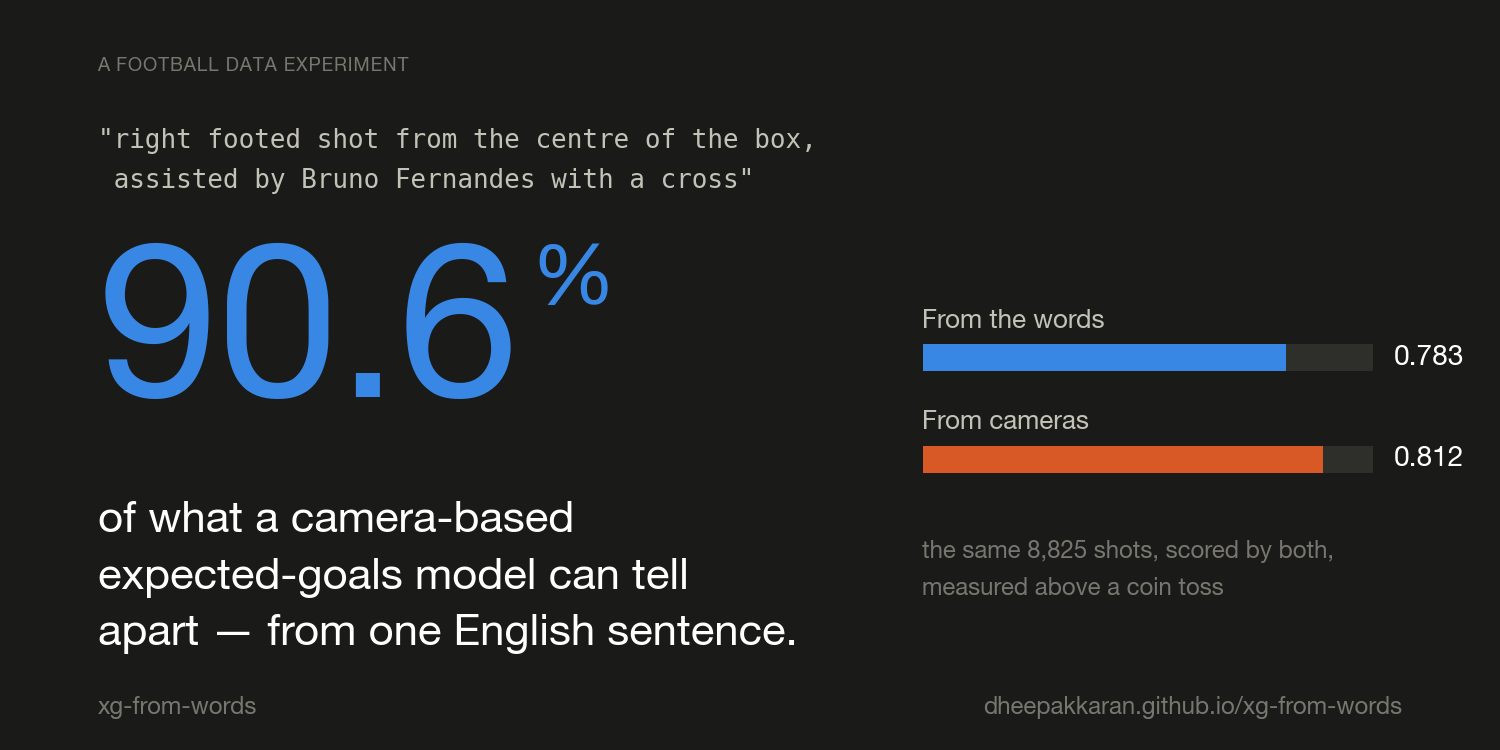

This chart was generated by the following Python code:
"""The cover image, drawn from the results rather than typed.

Medium shows a cover at wildly different sizes -- full width on a laptop, a
thumbnail in a feed -- so it carries one number and one sentence, and both stay
legible small. Everything on it comes from docs/data.json, the same file the
site reads, so it cannot end up claiming a figure the project no longer has.
"""
import json, os
import matplotlib
matplotlib.use("Agg")
import matplotlib.pyplot as plt
from matplotlib.patches import FancyArrow, Rectangle

ROOT = os.path.join(os.path.dirname(__file__), "..")
OUT = os.path.join(os.path.dirname(__file__), "cover.png")

# The site's dark palette, unchanged.
SURFACE, INK, MUTED, DIM = "#1a1a19", "#ffffff", "#c3c2b7", "#78776f"
BLUE, ORANGE = "#3987e5", "#d95926"

W, H, DPI = 1500, 750, 150
SENTENCE = ('"right footed shot from the centre of the box,\n'
            ' assisted by Bruno Fernandes with a cross"')

for family in ("Helvetica Neue", "Helvetica", "Arial", "DejaVu Sans"):
    if any(family.lower() in f.name.lower()
           for f in matplotlib.font_manager.fontManager.ttflist):
        plt.rcParams["font.family"] = family
        break


def width_of(fig, txt):
    """Rendered width of a text object, as a fraction of the figure."""
    fig.canvas.draw()
    bb = txt.get_window_extent(renderer=fig.canvas.get_renderer())
    return bb.width / fig.bbox.width


def main():
    d = json.load(open(os.path.join(ROOT, "docs", "data.json")))
    v = d["validation"]
    pct = v["recovered"] * 100

    fig = plt.figure(figsize=(W / DPI, H / DPI), dpi=DPI, facecolor=SURFACE)
    ax = fig.add_axes([0, 0, 1, 1]); ax.set_axis_off()
    ax.set_xlim(0, 1); ax.set_ylim(0, 1)
    t = lambda *a, **k: ax.text(*a, transform=ax.transAxes, **k)

    L = 0.065                      # left column starts here
    R = 0.615                      # right column starts here

    # matplotlib has no letter-spacing, so the eyebrow is spaced by hand
    t(L, 0.905, "\u2009".join("A FOOTBALL DATA EXPERIMENT"),
      color=DIM, fontsize=9, fontweight="bold")

    t(L, 0.83, SENTENCE, color=MUTED, fontsize=12.5, va="top",
      family="monospace", linespacing=1.7)

    # the headline, with the per-cent sign placed against the measured width
    num = t(L, 0.545, f"{pct:.1f}", color=BLUE, fontsize=104,
            fontweight="bold", va="center", ha="left")
    t(L + width_of(fig, num) + 0.008, 0.625, "%", color=BLUE, fontsize=40,
      fontweight="bold", va="center")

    for n, line in enumerate(["of what a camera-based",
                              "expected-goals model can tell",
                              "apart \u2014 from one English sentence."]):
        t(L, 0.305 - n * 0.075, line, color=INK, fontsize=21,
          fontweight="demibold", va="center")

    # the comparison, small, on the right and clear of the headline
    bw = 0.30
    rows = [("From the words", v["ours"], BLUE),
            ("From cameras", v["theirs"], ORANGE)]
    lo, hi = 0.5, 0.85
    for i, (label, val, colour) in enumerate(rows):
        y = 0.505 - i * 0.135
        t(R, y + 0.058, label, color=MUTED, fontsize=12.5)
        ax.add_patch(Rectangle((R, y), bw, 0.036, transform=ax.transAxes,
                               facecolor="#2e2e2b", edgecolor="none", zorder=1))
        ax.add_patch(Rectangle((R, y), bw * (val - lo) / (hi - lo), 0.036,
                               transform=ax.transAxes, facecolor=colour,
                               edgecolor="none", zorder=2))
        t(R + bw + 0.014, y + 0.018, f"{val:.3f}", color=INK, fontsize=13.5,
          fontweight="bold", va="center")
    t(R, 0.265, f"the same {v['shots']:,} shots, scored by both,",
      color=DIM, fontsize=11.5, va="center")
    t(R, 0.215, "measured above a coin toss", color=DIM, fontsize=11.5,
      va="center")

    t(L, 0.048, "xg-from-words", color=DIM, fontsize=11.5, fontweight="bold")
    t(0.935, 0.048, "dheepakkaran.github.io/xg-from-words", color=DIM,
      fontsize=11.5, ha="right")

    fig.savefig(OUT, facecolor=SURFACE, dpi=DPI)
    print(f"wrote {os.path.relpath(OUT, ROOT)}  {W}x{H}")
    print(f"  headline {pct:.1f}%   ours {v['ours']}   theirs {v['theirs']}")


if __name__ == "__main__":
    main()
